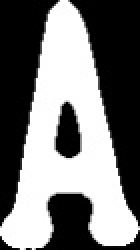
#> input picture Card_Imgs/Ace.jpg, 70 x 125 px (shown 2 times larger)
$ python -i Cards.py   (imports and definitions only)   (older library calls are emulated)
#> lines starting #> are read from the running program, lines starting #| are printed output that depends on the picture; after the words box and inside, x2 and y2 are one past the last pixel; in counts of white or black regions, pixels touching at a corner belong together
#> further down, picture is the input picture: shape (125, 70, 3); min 0, max 255, mean 119.9
############## Playing Card Detector Functions ###############
#
# Author: Evan Juras
# Date: 9/5/17
# Description: Functions and classes for CardDetector.py that perform
# various steps of the card detection algorithm


# Import necessary packages
import numpy as np
import cv2
import time

### Constants ###

# Adaptive threshold levels
BKG_THRESH = 60
CARD_THRESH = 30

# Width and height of card corner, where rank and suit are
CORNER_WIDTH = 32
CORNER_HEIGHT = 84

# Dimensions of rank train images
RANK_WIDTH = 70
RANK_HEIGHT = 125

# Dimensions of suit train images
SUIT_WIDTH = 70
SUIT_HEIGHT = 100

RANK_DIFF_MAX = 2000
SUIT_DIFF_MAX = 700

CARD_MAX_AREA = 120000
CARD_MIN_AREA = 25000-7000

font = cv2.FONT_HERSHEY_SIMPLEX

### Structures to hold query card and train card information ###

class Query_card:
    """Structure to store information about query cards in the camera image."""

    # [13 lines left out: function __init__, not called in this run]

class Train_ranks:
    """Structure to store information about train rank images."""

    def __init__(self):
        self.img = [] # Thresholded, sized rank image loaded from hard drive
        self.name = "Placeholder"

class Train_suits:
    """Structure to store information about train suit images."""

    def __init__(self):
        self.img = [] # Thresholded, sized suit image loaded from hard drive
        self.name = "Placeholder"

### Functions ###
# [32 lines left out: functions load_ranks, load_suits, not called in this run]

def preprocess_image(image):
    """Returns a grayed, blurred, and adaptively thresholded camera image."""

    gray = cv2.cvtColor(image,cv2.COLOR_BGR2GRAY)
    blur = cv2.GaussianBlur(gray,(5,5),0)
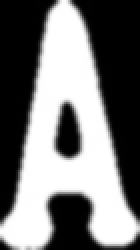
#> blur: shape (125, 70) (shown 2 times larger); min 0, max 255, mean 120.1

    # The best threshold level depends on the ambient lighting conditions.
    # For bright lighting, a high threshold must be used to isolate the cards
    # from the background. For dim lighting, a low threshold must be used.
    # To make the card detector independent of lighting conditions, the
    # following adaptive threshold method is used.
    #
    # A background pixel in the center top of the image is sampled to determine
    # its intensity. The adaptive threshold is set at 50 (THRESH_ADDER) higher
    # than that. This allows the threshold to adapt to the lighting conditions.
    img_w, img_h = np.shape(image)[:2]
#> img_w = 125; img_h = 70
    bkg_level = gray[int(img_h/100)][int(img_w/2)]
#> bkg_level = 0
    thresh_level = bkg_level + BKG_THRESH
#> thresh_level = 60

    retval, thresh = cv2.threshold(blur,thresh_level,255,cv2.THRESH_BINARY)
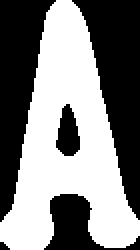
#> thresh: shape (125, 70) (shown 2 times larger); 50.9% white; 5 black regions (1 under 20 px), largest, box (x1, y1, x2, y2) and area: (36, 0, 70, 110) 1861, (0, 0, 28, 111) 1617, (22, 97, 70, 125) 585, (28, 52, 40, 78) 216
#> retval = 60

    return thresh

# [282 lines left out: functions find_cards, preprocess_card, match_card, draw_results, flattener, not called in this run]

>>> import cv2
>>> picture = cv2.imread('Card_Imgs/Ace.jpg')
>>> result = preprocess_image(picture)

$ run again, on Card_Imgs/Eight.jpg
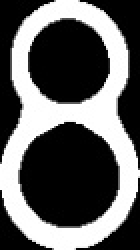
#> input picture Card_Imgs/Eight.jpg, 70 x 125 px (shown 2 times larger)
#> picture is the input picture: shape (125, 70, 3); min 0, max 255, mean 98.5
#> in preprocess_image, `blur = cv2.GaussianBlur(gray,(5,5),0)`:
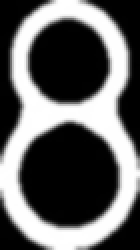
#> blur: shape (125, 70) (shown 2 times larger); min 0, max 255, mean 98.9
#> bkg_level = 0
#> thresh_level = 60
#> in preprocess_image, `retval, thresh = cv2.threshold(blur,thresh_level,255,cv2.THRESH_BINARY)`:
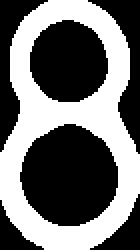
#> thresh: shape (125, 70) (shown 2 times larger); 44.1% white; 1 white region, box (x1, y1, x2, y2) and area: (0, 0, 70, 125) 3858

$ run again, on Card_Imgs/Five.jpg
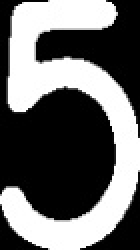
#> input picture Card_Imgs/Five.jpg, 70 x 125 px (shown 2 times larger)
#> picture is the input picture: shape (125, 70, 3); min 0, max 255, mean 106.2
#> in preprocess_image, `blur = cv2.GaussianBlur(gray,(5,5),0)`:
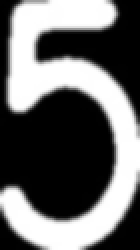
#> blur: shape (125, 70) (shown 2 times larger); min 0, max 255, mean 106.6
#> bkg_level = 0
#> thresh_level = 60
#> in preprocess_image, `retval, thresh = cv2.threshold(blur,thresh_level,255,cv2.THRESH_BINARY)`:
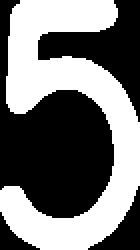
#> thresh: shape (125, 70) (shown 2 times larger); 46.1% white; 1 white region, box (x1, y1, x2, y2) and area: (0, 0, 70, 125) 4032

$ run again, on Card_Imgs/Four.jpg
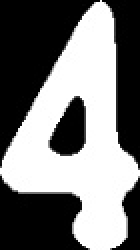
#> input picture Card_Imgs/Four.jpg, 70 x 125 px (shown 2 times larger)
#> picture is the input picture: shape (125, 70, 3); min 0, max 255, mean 121.2
#> in preprocess_image, `blur = cv2.GaussianBlur(gray,(5,5),0)`:
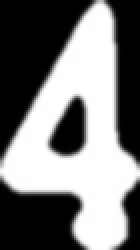
#> blur: shape (125, 70) (shown 2 times larger); min 0, max 255, mean 121.4
#> bkg_level = 3
#> thresh_level = 63
#> in preprocess_image, `retval, thresh = cv2.threshold(blur,thresh_level,255,cv2.THRESH_BINARY)`:
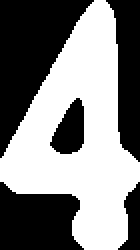
#> thresh: shape (125, 70) (shown 2 times larger); 50.9% white; 5 black regions, box (x1, y1, x2, y2) and area: (0, 0, 47, 79) 1803, (0, 91, 42, 125) 1092, (53, 0, 70, 81) 876, (25, 49, 42, 77) 314, (59, 91, 70, 125) 214
